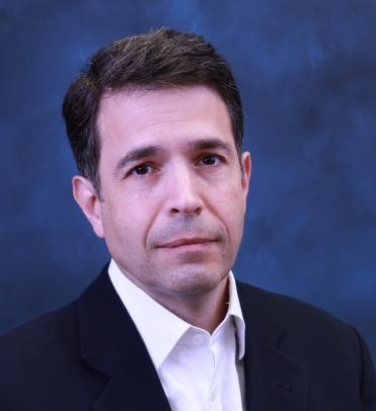
#> input picture images/AlexanderPertsemlidis.jpg, 376 x 411 px
$ python create_circular_images.py
#> lines starting #> are read from the running program, lines starting #| are printed output that depends on the picture; after the words box and inside, x2 and y2 are one past the last pixel; in counts of white or black regions, pixels touching at a corner belong together
#!/usr/bin/env python3
"""
Create circular versions of team member photos
"""

from PIL import Image, ImageDraw
import os

def create_circular_image(input_path, output_path, size=(400, 400)):
    """Create a circular version of an image with better head framing"""
#> called with input_path = 'images/AlexanderPertsemlidis.jpg', size = (400, 400)
    if not os.path.exists(input_path):
        print(f"Image not found: {input_path}")
        return False

    # Open image
    img = Image.open(input_path).convert("RGBA")

    # Get original dimensions
    orig_width, orig_height = img.size
#> orig_width = 376; orig_height = 411

    # Create a square crop that's more centered on the face
    # Use 80% of the smaller dimension to get more of the head
    crop_size = int(min(orig_width, orig_height) * 0.8)
#> crop_size = 300

    # Center the crop horizontally, and position vertically to get more head/face
    left = (orig_width - crop_size) // 2
#> left = 38
    # Position crop higher to get more head, less body
    top = max(0, int((orig_height - crop_size) * 0.3))  # 30% from top instead of center
#> top = 33

    # Crop to square focusing on head area
    img_cropped = img.crop((left, top, left + crop_size, top + crop_size))
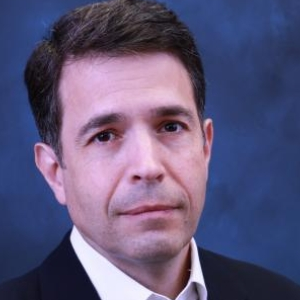
#> img_cropped: PIL image 300x300 RGBA; mean R, G, B, A 95.2, 87.6, 122.4, 255

    # Resize to target size
    img_resized = img_cropped.resize(size, Image.Resampling.LANCZOS)

    # Create a circular mask
    mask = Image.new('L', size, 0)
#> mask: PIL image 400x400 L; every value is 0
    draw = ImageDraw.Draw(mask)
    draw.ellipse((0, 0, size[0], size[1]), fill=255)

    # Apply the mask
    output = Image.new('RGBA', size, (0, 0, 0, 0))
#> output: PIL image 400x400 RGBA; every value is 0
    output.paste(img_resized, (0, 0))
    output.putalpha(mask)
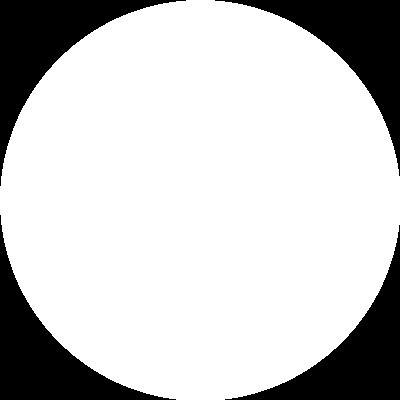
#> mask: PIL image 400x400 L; 78.9% white; 4 black regions, box (x1, y1, x2, y2) and area: (0, 0, 186, 186) 8637, (215, 0, 400, 176) 8451, (0, 215, 176, 400) 8451, (225, 225, 400, 400) 8266
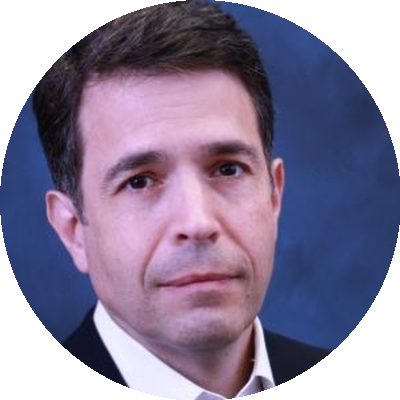
#> output: PIL image 400x400 RGBA; mean R, G, B, A 95.2, 87.6, 122.4, 201.1; transparent parts drawn white

    # Save as PNG to preserve transparency
    output.save(output_path, 'PNG')
    print(f"Created circular image with better head framing: {output_path}")
    return True

def main():
    # Create circular versions of all team photos
    images_to_process = [
        ("images/AlexanderPertsemlidis.jpg", "images/AlexanderPertsemlidis_circular.png"),
        ("images/LeoBleris.jpg", "images/LeoBleris_circular.png"),
        ("images/YiorgosMakris.jpg", "images/YiorgosMakris_circular.png"),
        ("images/DavidRaymes.jpg", "images/DavidRaymes_circular.png"),
        ("images/SteveGuengerich.jpg", "images/SteveGuengerich_circular.png")
    ]

    for input_path, output_path in images_to_process:
        create_circular_image(input_path, output_path)
#> pass 2 of the loop in main, `for input_path, output_path in images_to_process:`:
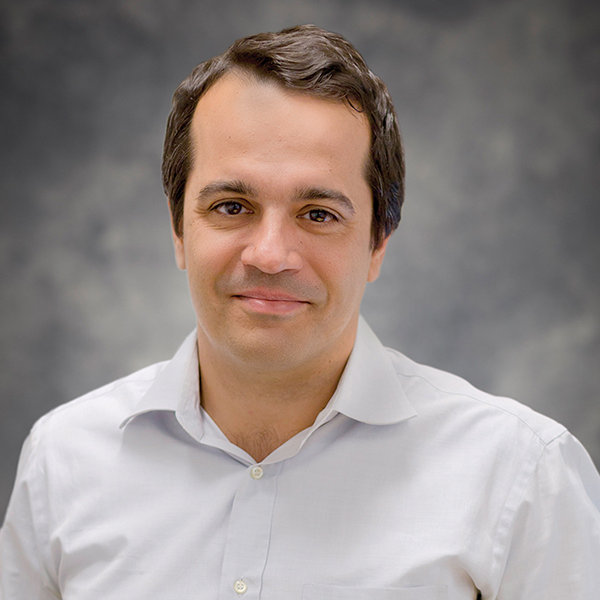
#> input picture images/LeoBleris.jpg, 600 x 600 px
#> img: PIL image 600x600 RGBA
#> in create_circular_image (call 2), `img_cropped = img.crop((left, top, left + crop_size, top + crop_size))`:
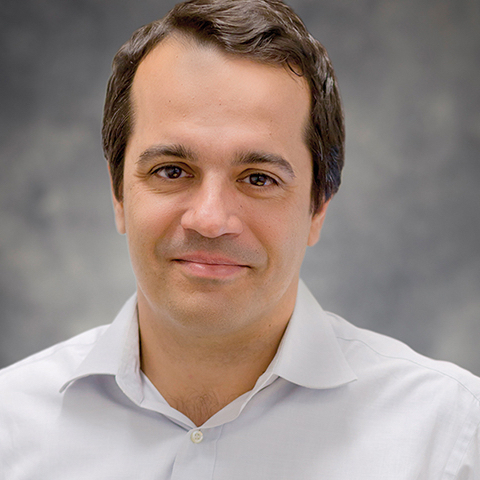
#> img_cropped: PIL image 480x480 RGBA; mean R, G, B, A 154.5, 139.7, 133.5, 255
#> in create_circular_image (call 2), `output.putalpha(mask)`:
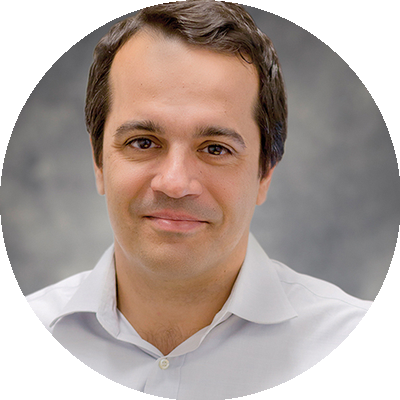
#> output: PIL image 400x400 RGBA; mean R, G, B, A 154.5, 139.7, 133.5, 201.1; transparent parts drawn white
#> pass 3 of the loop in main, `for input_path, output_path in images_to_process:`:
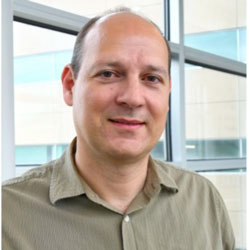
#> input picture images/YiorgosMakris.jpg, 250 x 250 px
#> img: PIL image 250x250 RGBA
#> img_cropped: PIL image 200x200 RGBA
#> in create_circular_image (call 3), `img_resized = img_cropped.resize(size, Image.Resampling.LANCZOS)`:
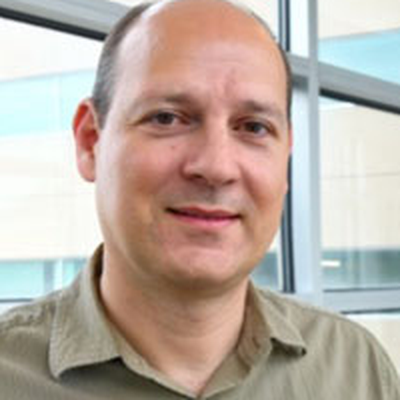
#> img_resized: PIL image 400x400 RGBA; mean R, G, B, A 186.8, 173.2, 163.6, 255
#> in create_circular_image (call 3), `output.putalpha(mask)`:
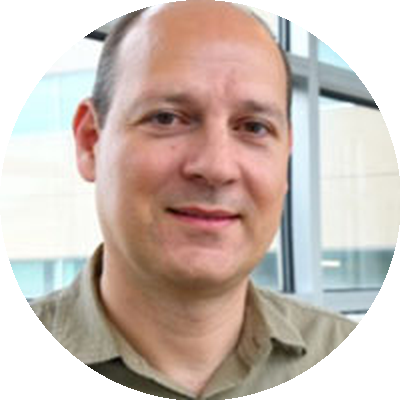
#> output: PIL image 400x400 RGBA; mean R, G, B, A 186.8, 173.2, 163.6, 201.1; transparent parts drawn white
#> the loop made 5 passes; the first 3 are shown

if __name__ == "__main__":
    main()
